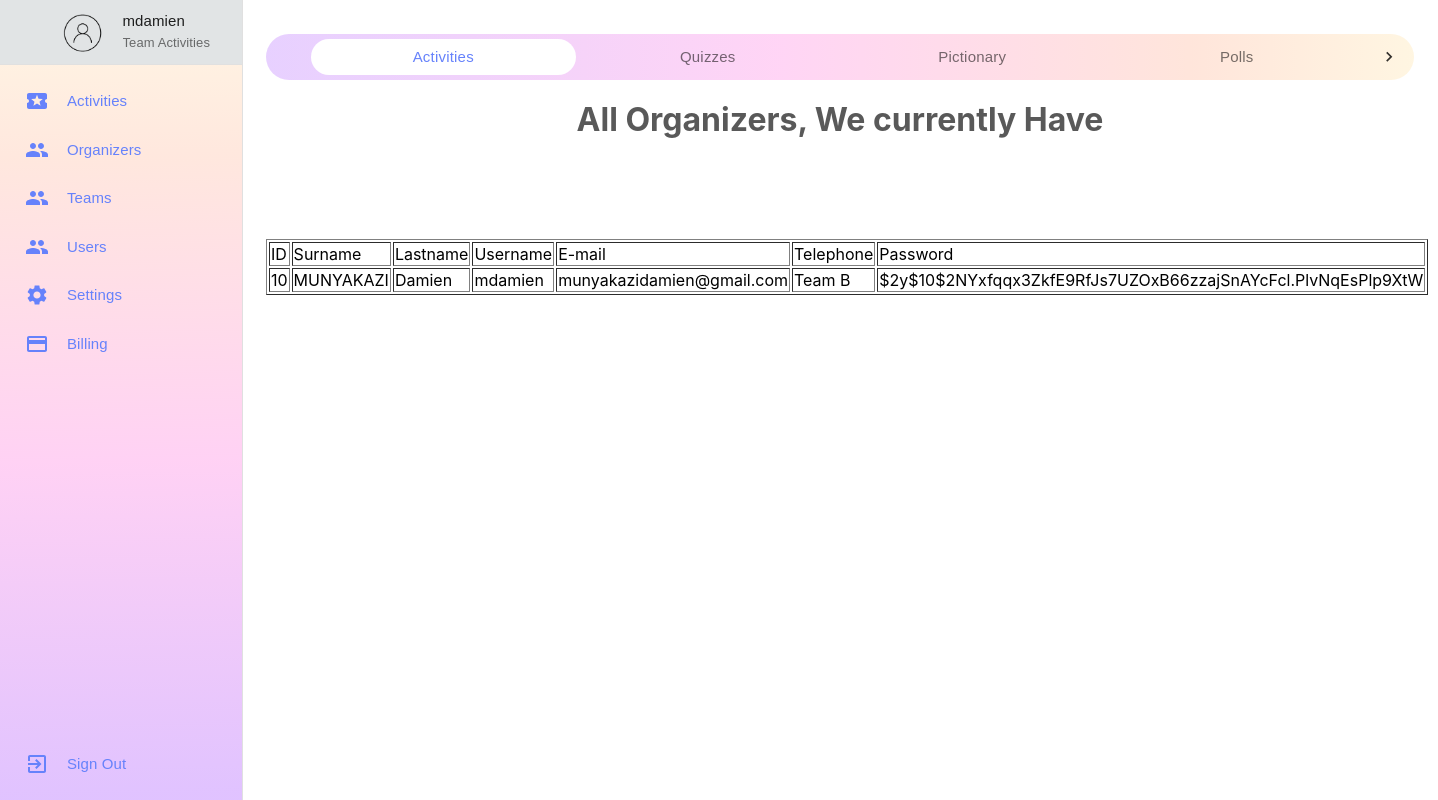
Page /Admin/calendar.php (signed in) on the committed database.
### tables this page shows
CREATE TABLE `user` (
  `id` int(11) NOT NULL,
  `firstname` varchar(50) DEFAULT NULL,
  `lastname` varchar(50) DEFAULT NULL,
  `username` varchar(50) DEFAULT NULL,
  `email` varchar(100) DEFAULT NULL,
  `telephone` varchar(20) DEFAULT NULL,
  `password` varchar(100) DEFAULT NULL,
  `creationdate` timestamp NOT NULL DEFAULT CURRENT_TIMESTAMP,
  `activation_code` varchar(50) DEFAULT NULL,
  `is_activated` tinyint(1) DEFAULT '0'
);

CREATE TABLE `organizers` (
  `id` int(11) NOT NULL,
  `firstname` varchar(50) DEFAULT NULL,
  `lastname` varchar(50) DEFAULT NULL,
  `username` varchar(50) DEFAULT NULL,
  `email` varchar(100) DEFAULT NULL,
  `telephone` varchar(20) DEFAULT NULL,
  `password` varchar(100) DEFAULT NULL,
  `creationdate` timestamp NOT NULL DEFAULT CURRENT_TIMESTAMP,
  `activation_code` varchar(50) DEFAULT NULL,
  `is_activated` tinyint(1) DEFAULT '0'
);

### Admin/calendar.php (the view, shortened to what this page needs)
<?php
   require_once('db.php');
    $user_id = $_SESSION['user_id'];
    $sql = "SELECT username FROM user WHERE id='$user_id'";
    $result = $connection->query($sql);
    if ($result->num_rows == 1) {
        $row = $result->fetch_assoc();
        $email = $row['username'];
    } else {
        $email = "Unknown";
    }
    $query = "SELECT * FROM organizers";
    $result = mysqli_query($connection,$query);
?>
<html>
<head>
  <link href="./static/css/main.ecbd17b9.chunk.css" rel="stylesheet">
</head>
<body>
    <div id="root">
        <nav class="jss39">
        <div class="MuiDrawer-root MuiDrawer-docked">
            <div class="MuiPaper-root MuiDrawer-paper jss45 MuiDrawer-paperAnchorLeft MuiDrawer-paperAnchorDockedLeft MuiPaper-elevation0">
            <div class="jss40 cFlex"><div class="jss44" style="min-height: fit-content;">
                <div class="MuiBox-root jss56 jss47 cWidthFillAvailable">
                <div class="MuiBox-root jss57">
                    <p class="MuiTypography-root jss49 maxLines2 MuiTypography-body1">
                     <?php echo $email; ?>
                    </p>
                    <p class="MuiTypography-root jss50 MuiTypography-body1">
                    Team Activities
                    </p>
                </div>
                <div class="MuiAvatar-root MuiAvatar-circular jss48">
                    <img alt="ishimwe Oaklynn" src="./images/men.png" class="MuiAvatar-img">
                    </div>
                </div>
            </div>
            <ul class="MuiList-root MuiList-padding">
                <li class="MuiListItem-root jss51 MuiListItem-gutters">
                    <div class="MuiListItemIcon-root" style="min-width: 42px;">
                    </div>
                    <div class="MuiListItemText-root" id="MuiListItemclickable001">
                        <span class="MuiTypography-root MuiListItemText-primary MuiTypography-body1 MuiTypography-displayBlock">
                            Activities
                        </span>
                    </div>
                </li>
                <li class="MuiListItem-root jss51 MuiListItem-gutters">
                <div class="MuiListItemIcon-root" style="min-width: 42px;">
                </div>
                <div class="MuiListItemText-root" id="MuiListItemclickable002">
                    <span class="MuiTypography-root MuiListItemText-primary MuiTypography-body1 MuiTypography-displayBlock">
                    Organizers
                    </span>
                    </div>
                </li>
                <li class="MuiListItem-root jss51 MuiListItem-gutters">
                    <div class="MuiListItemIcon-root" style="min-width: 42px;">
                    </div>
                    <div class="MuiListItemText-root" id="MuiListItemclickable003">
                        <span class="MuiTypography-root MuiListItemText-primary MuiTypography-body1 MuiTypography-displayBlock">
                        Teams
                        </span>
                    </div>
                    </li>
                    <li class="MuiListItem-root jss51 MuiListItem-gutters">
                    <div class="MuiListItemIcon-root" style="min-width: 42px;">
                    </div>
                    <div class="MuiListItemText-root" id="MuiListItemclickable004">
                        <span class="MuiTypography-root MuiListItemText-primary MuiTypography-body1 MuiTypography-displayBlock">
                        Users
                        </span>
                    </div>
                    </li>
                    <li class="MuiListItem-root jss51 MuiListItem-gutters">
                    <div class="MuiListItemIcon-root" style="min-width: 42px;">
                    </div>
                    <div class="MuiListItemText-root" id="MuiListItemclickable005">
                        <span class="MuiTypography-root MuiListItemText-primary MuiTypography-body1 MuiTypography-displayBlock">
                        Settings
                        </span>
                    </div>
                    </li>
                    <li class="MuiListItem-root jss51 MuiListItem-gutters">
                            <div class="MuiListItemIcon-root" style="min-width: 42px;">
                            <svg class="MuiSvgIcon-root" focusable="false" viewBox="0 0 24 24" aria-hidden="true">
                                <path d="M20 4H4c-1.11 0-1.99.89-1.99 2L2 18c0 1.11.89 2 2 2h16c1.11 0 2-.89 2-2V6c0-1.11-.89-2-2-2zm0 14H4v-6h16v6zm0-10H4V6h16v2z">
                                </path>
                            </svg>
                            </div>
                            <div class="MuiListItemText-root" id="MuiListItemclickable006">
                            <span class="MuiTypography-root MuiListItemText-primary MuiTypography-body1 MuiTypography-displayBlock">
                                Billing
                            </span>
                            </div>
                        </li>
                    </ul>
                        <div class="cHeightFillAvailable">
                        </div>
                        <ul class="MuiList-root MuiList-padding">
                        <li class="MuiListItem-root jss51 MuiListItem-gutters">
                            <div class="MuiListItemIcon-root" style="min-width: 42px;">
                            <svg class="MuiSvgIcon-root" focusable="false" viewBox="0 0 24 24" aria-hidden="true">
                                <path d="M10.09 15.59L11.5 17l5-5-5-5-1.41 1.41L12.67 11H3v2h9.67l-2.58 2.59zM19 3H5c-1.11 0-2 .9-2 2v4h2V5h14v14H5v-4H3v4c0 1.1.89 2 2 2h14c1.1 0 2-.9 2-2V5c0-1.1-.9-2-2-2z">
                                </path>
                            </svg>
                            </div>
                            <div class="MuiListItemText-root" id="MuiListItemclickable007">
                            <span class="MuiTypography-root MuiListItemText-primary MuiTypography-body1 MuiTypography-displayBlock">
                                Sign Out
                            </span>
                            </div>
                        </li>
                        </ul>
                    </div>
                    </div>
                </div>
                </nav>
                <main class="jss46">
                <div class="MuiTabs-root hq-tabs jss242">
                    <div class="MuiTabs-scroller MuiTabs-scrollable" style="margin-bottom: 0px;">
                        <div class="MuiTabs-flexContainer" role="tablist">
                        <button class="MuiButtonBase-root MuiTab-root MuiTab-textColorPrimary jss243 Mui-selected" tabindex="0" type="button" role="tab" aria-selected="true">
                            <span class="MuiTab-wrapper">
                            <span class="jss244">
                                Activities
                            </span>
                            </span>
                        </button>
                        <button class="MuiButtonBase-root MuiTab-root MuiTab-textColorPrimary jss243" tabindex="-1" type="button" role="tab" aria-selected="false">
                            <span class="MuiTab-wrapper">
                            <span class="jss244">Quizzes</span>
                            </span>
                        </button>
                        <button class="MuiButtonBase-root MuiTab-root MuiTab-textColorPrimary jss243" tabindex="-1" type="button" role="tab" aria-selected="false">
                            <span class="MuiTab-wrapper">
                            <span class="jss244">
                                Pictionary
                            </span>
                            </span>
                        </button>
                        <button class="MuiButtonBase-root MuiTab-root MuiTab-textColorPrimary jss243" tabindex="-1" type="button" role="tab" aria-selected="false">
                            <span class="MuiTab-wrapper">
                            <span class="jss244">
                                Polls
                            </span>
                            </span>
                        </button>
                        </div>
                    </div>
                    <div class="MuiButtonBase-root MuiTabScrollButton-root MuiTabs-scrollButtons MuiTabs-scrollButtonsDesktop" aria-disabled="false">
                        <svg class="MuiSvgIcon-root MuiSvgIcon-fontSizeSmall" focusable="false" viewBox="0 0 24 24" aria-hidden="true">
                        <path d="M8.59 16.34l4.58-4.59-4.58-4.59L10 5.75l6 6-6 6z">
                        </path>
                        </svg>
                    </div>
                    </div>
        <h1 style="text-align: center;margin-bottom: 100px;margin-top:20px;color:#595959">All Organizers, We currently Have</h1>
        <center>
            <div class="container">
                <div class="row">
                    <div class="col">
                        <div class="card">
                            <div class="body">
                                <table border="1">
                                    <tr class="headers">
                                        <td>ID</td>
                                        <td>Surname</td>
                                        <td>Lastname</td>
                                        <td>Username</td>
                                        <td>E-mail</td>
                                        <td>Telephone</td>
                                        <td>Password</td>
                                    </tr>
                                    <tr>
                                        <?php
                                            while($row = mysqli_fetch_assoc($result))
                                            {
                                        ?>
                                    <td><?php echo $row['id']; ?></td>
                                    <td><?php echo $row['firstname']; ?></td>
                                    <td><?php echo $row['lastname']; ?></td>
                                    <td><?php echo $row['username']; ?></td>
                                    <td><?php echo $row['email']; ?></td>
                                    <td><?php echo $row['telephone']; ?></td>
                                    <td><?php echo $row['password']; ?></td>
                                    </tr>
                                        <?php
                                            }
                                        ?>
                                </table>
                            </div>
                        </div>
                    </div>
                </div>
            </div>
        </center>
    </main>
  </body>
</html>

### Admin/static/css/main.ecbd17b9.chunk.css (style rules this page uses)
body { margin:0;font-family:-apple-system,BlinkMacSystemFont,"Segoe UI","Roboto","Oxygen","Ubuntu","Cantarell","Fira Sans","Droid Sans","Helvetica Neue",sans-serif;-webkit-font-smoothing:antialiased;-moz-osx-font-smoothing:grayscale }
.cFlex { display:flex!important }
.cWidthFillAvailable { width:100%!important;width:-webkit-fill-available!important;width:fill-available!important }
.cHeightFillAvailable { height:100%!important;height:-webkit-fill-available!important;height:fill-available!important }
.maxLines2 { -webkit-line-clamp:2;line-clamp:2 }
.maxLines1,.maxLines2 { overflow:hidden;text-overflow:ellipsis;display:-webkit-box;-webkit-box-orient:vertical }
.hq-tabs { background:linear-gradient(90deg,rgba(212,170,255,.55),rgba(255,178,237,.55) 44.79%,rgba(255,208,189,.55) 80.73%,rgba(255,238,201,.55));border-radius:30px;min-height:36px!important;padding:5px }
.hq-tabs .MuiTab-root { padding:0;min-height:36px }
.hq-tabs .Mui-selected { border-radius:30px;-webkit-animation:tab-background .5s forwards;animation:tab-background .5s forwards;padding:0 }

### rows in the picture
user: username "mdamien"
organizers: id "10", firstname "MUNYAKAZI", lastname "Damien", username "mdamien", email "munyakazidamien@gmail.com", telephone "Team B", password "$2y$10$2NYxfqqx3ZkfE9RfJs7UZOxB66zzajSnAYcFcl.PlvNqEsPlp9XtW"
